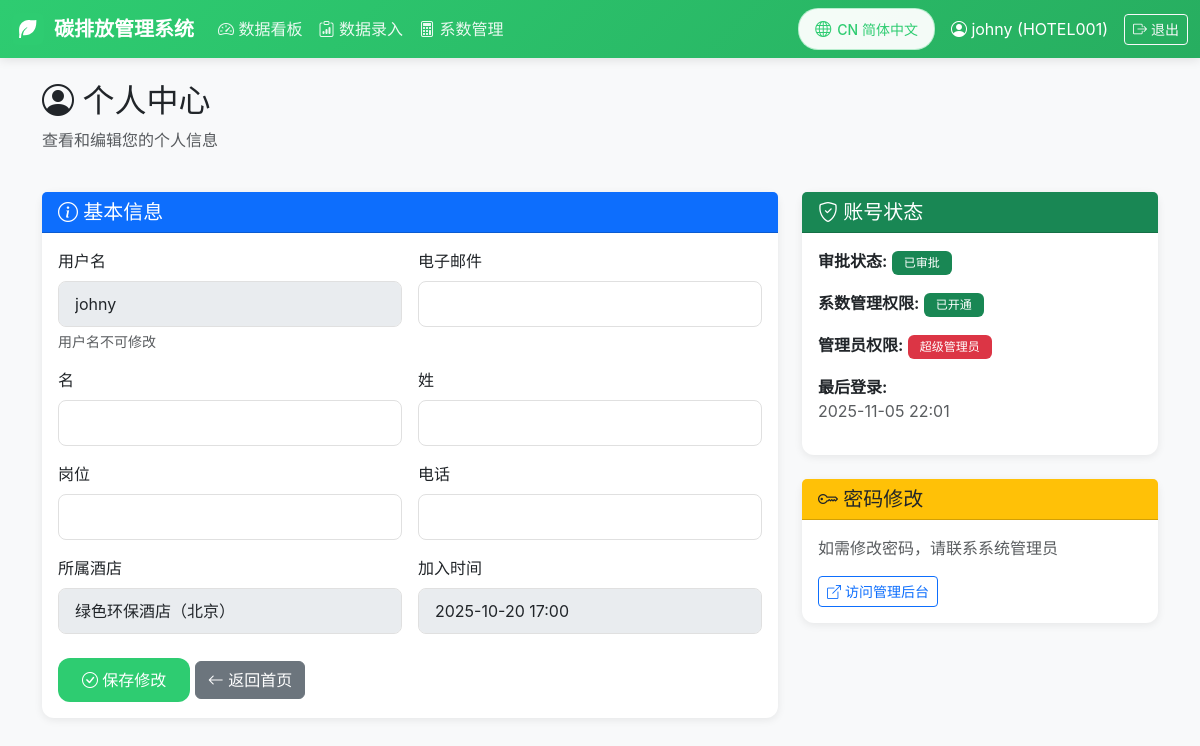
The page /profile/ (signed in) on the database as committed earlier.
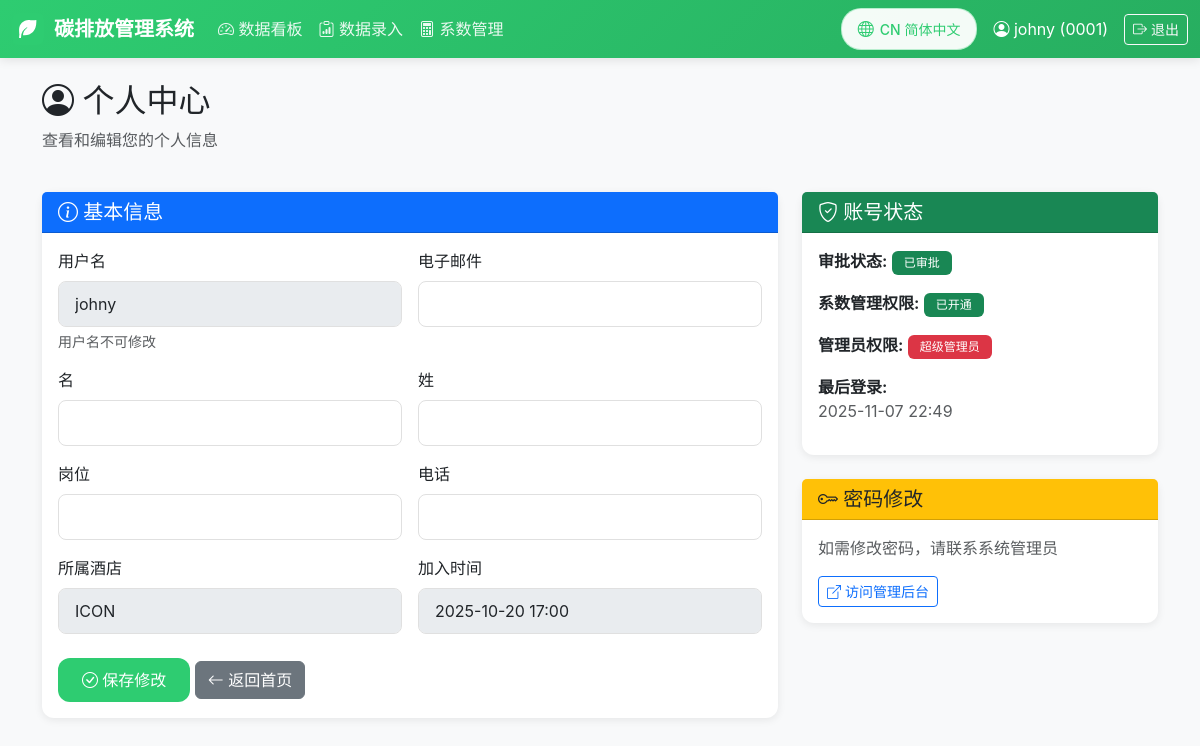
The same page on the database as committed later.
### coefficients/models.py (models this page shows, shortened)
class CustomUser(AbstractUser):
    hotel = models.ForeignKey(
        Hotel,
        on_delete=models.SET_NULL,
        null=True,
        blank=True,
        verbose_name=_('所属酒店'),
        related_name='users'
    )
    position = models.CharField(_('岗位'), max_length=100, blank=True)
    phone = models.CharField(_('电话'), max_length=20, blank=True)
    is_approved = models.BooleanField(_('是否审批通过'), default=False)
    can_manage_coefficients = models.BooleanField(_('可管理系数'), default=False)
    class Meta:
        verbose_name = _('用户')
        verbose_name_plural = _('用户')

class Hotel(models.Model):
    code = models.CharField(_('酒店代码'), max_length=50, unique=True)
    name = models.CharField(_('酒店名称'), max_length=200)
    name_en = models.CharField(_('酒店名称(英文)'), max_length=200, blank=True)
    created_at = models.DateTimeField(_('创建时间'), auto_now_add=True)
    updated_at = models.DateTimeField(_('更新时间'), auto_now=True)
    is_active = models.BooleanField(_('是否启用'), default=True)
    class Meta:
        verbose_name = _('酒店')
        verbose_name_plural = _('酒店')
        ordering = ['code']

### coefficients/views.py (the view, shortened to what this page needs)
# urls.py: path('profile/', views.profile, name='profile'),
@login_required
def profile(request):
    return render(request, 'coefficients/profile.html', {
        'user': request.user
    })

### templates/coefficients/profile.html (shortened to what the changed rows need)
{% extends "base.html" %}
{% load i18n %}
{% block content %}
<div class="container mt-4">
    <div class="row mb-4">
        <div class="col">
            <h2><i class="bi bi-person-circle"></i> {% trans "个人中心" %}</h2>
        </div>
    </div>
    <div class="row">
        <div class="col-lg-8">
            <div class="card mb-4">
                <div class="card-body">
                    <form method="post">
                        <div class="row g-3">
                            <div class="col-md-6">
                                <label for="username" class="form-label">{% trans "用户名" %}</label>
                                <input type="text" class="form-control" id="username" value="{{ user.username }}" disabled>
                                <div class="form-text">{% trans "用户名不可修改" %}</div>
                            </div>
                            <div class="col-md-6">
                                <label for="hotel" class="form-label">{% trans "所属酒店" %}</label>
                                <input type="text" class="form-control" id="hotel" value="{% if user.hotel %}{{ user.hotel.name }}{% else %}-{% endif %}" disabled>
                            </div>
                            <div class="col-md-6">
                                <label for="date_joined" class="form-label">{% trans "加入时间" %}</label>
                                <input type="text" class="form-control" id="date_joined" value="{{ user.date_joined|date:'Y-m-d H:i' }}" disabled>
                            </div>
                        </div>
                    </form>
                </div>
            </div>
        </div>
        <div class="col-lg-4">
            <div class="card mb-4">
                <div class="card-body">
                    <div class="mb-3">
                        <strong>{% trans "最后登录" %}:</strong>
                        <div class="text-muted">{{ user.last_login|date:'Y-m-d H:i' }}</div>
                    </div>
                </div>
            </div>
        </div>
    </div>
</div>
{% endblock %}

### templates/base.html (shortened to what this page needs)
{% load static %}
{% load i18n %}
<!DOCTYPE html>
<html lang="{{ LANGUAGE_CODE }}">
<head>
    <link href="https://cdn.jsdelivr.net/npm/bootstrap@5.3.0/dist/css/bootstrap.min.css" rel="stylesheet">
    <link rel="stylesheet" href="https://cdn.jsdelivr.net/npm/bootstrap-icons@1.11.0/font/bootstrap-icons.css">
</head>
<body>
    {% if user.is_authenticated %}
    <nav class="navbar navbar-expand-lg navbar-dark mb-4">
        <div class="container-fluid">
            <a class="navbar-brand" href="{% url 'dashboard' %}">
                <img src="{% static 'images/leaf-icon.svg' %}" alt="Leaf Icon">
                {% trans "碳排放管理系统" %}
            </a>
            <div class="collapse navbar-collapse" id="navbarNav">
                <ul class="navbar-nav me-auto">
                    <li class="nav-item">
                        <a class="nav-link" href="{% url 'dashboard' %}">
                            <i class="bi bi-speedometer2"></i> {% trans "数据看板" %}
                        </a>
                    </li>
                    <li class="nav-item">
                        <a class="nav-link" href="{% url 'consumption_list' %}">
                            <i class="bi bi-clipboard-data"></i> {% trans "数据录入" %}
                        </a>
                    </li>
                    {% if user.can_manage_coefficients or user.is_superuser %}
                    <li class="nav-item">
                        <a class="nav-link" href="{% url 'coefficient_list' %}">
                            <i class="bi bi-calculator"></i> {% trans "系数管理" %}
                        </a>
                    </li>
                    {% endif %}
                </ul>
                <div class="d-flex align-items-center gap-3">
                    <div class="language-switcher">
                        <form action="{% url 'set_language' %}" method="post" id="languageForm">
                            <button type="button" class="btn btn-sm" id="languageToggle">
                                <i class="bi bi-globe"></i>
                                <span id="languageText">{% if LANGUAGE_CODE == 'zh-hans' %}CN 简体中文{% else %}EN English{% endif %}</span>
                            </button>
                        </form>
                    </div>
                    <a href="{% url 'profile' %}" class="text-white text-decoration-none">
                        <i class="bi bi-person-circle"></i> {{ user.username }}
                        {% if user.hotel %}({{ user.hotel.code }}){% endif %}
                    </a>
                    <a href="{% url 'logout' %}" class="btn btn-sm btn-outline-light">
                        <i class="bi bi-box-arrow-right"></i> {% trans "退出" %}
                    </a>
                </div>
            </div>
        </div>
    </nav>
    {% endif %}
    <div class="container-fluid">
        {% block content %}{% endblock %}
    </div>
</body>
</html>

Rows that differ between the two databases and show on the page:
changed CustomUser "johny": hotel.code "HOTEL001" → "0001"; hotel.name "绿色环保酒店（北京）" → "ICON"; last_login "2025-11-05 22:01" → "2025-11-07 22:49"
